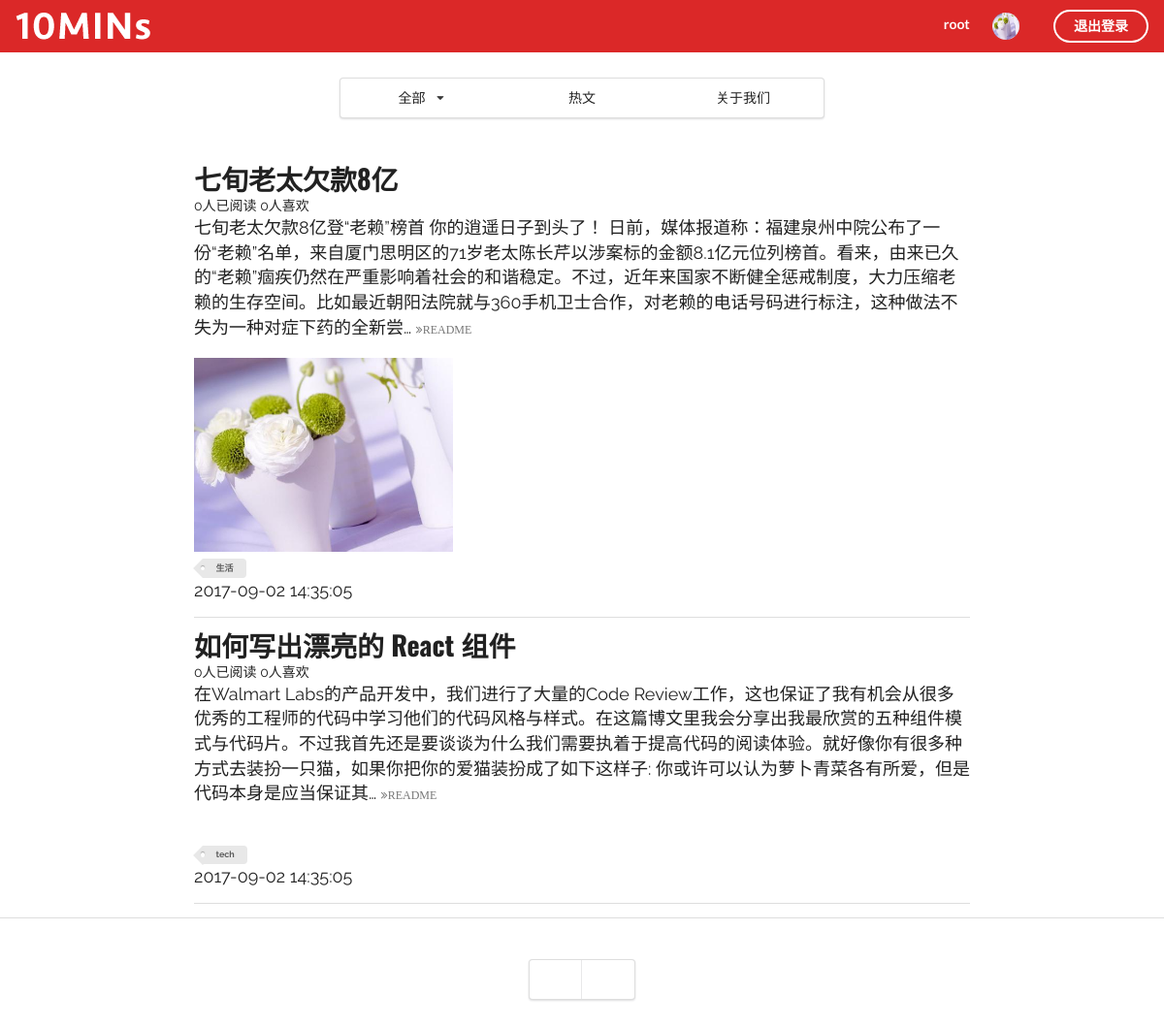
Page /index/ (signed in) on the committed database.
### getExercise/models.py (models this page shows, shortened)
class UserProfile(models.Model):
    belong_to = models.OneToOneField(to=User, related_name='profile')
    profile_image = models.FileField(upload_to='profile_image')

class Article(models.Model):
    headline = models.CharField('标题', null=True, blank=True, max_length=500)
    content = models.TextField('文章正文', null=True, blank=True)
    img = models.CharField('文章附图', null=True, blank=True, max_length=500)
    views = models.IntegerField(default=0)
    favs = models.IntegerField(default=0)
    createtime = models.DateTimeField('创建时间', default=timezone.now)
    TAG_CHOICES = (
        ('知识', 'Tech'),
        ('生活', 'Life'),
    )
    tag = models.CharField(null=True, blank=True, max_length=5, choices=TAG_CHOICES)
    cover = models.FileField(upload_to='cover_image', null=True)

### getExercise/views.py (the view)
# urls.py: url(r'^index/', index, name='index'),
def index(request):
    context = {}
    queryset = request.GET.get('tag')
    if queryset:
        article_list = Article.objects.filter(tag=queryset)
    else:
        article_list = Article.objects.all()
    page_robot = Paginator(article_list, 2)
    page_num = request.GET.get('page')
    try:
        article_list = page_robot.page(page_num)
    except EmptyPage:
        article_list = page_robot.page(page_robot.num_pages)
    except PageNotAnInteger:
        article_list = page_robot.page(1)
    context['article_list'] = article_list
    return render(request, 'index.html', context)

### getExercise/templates/index.html (shortened to what this page needs)
<!DOCTYPE html>
{% load staticfiles %}
<html>
<head>
    <link rel="stylesheet" href="{% static 'css/semantic.css' %}" media="screen" title="no title" charset="utf-8">
</head>
<body>
<div class="ui inverted top fixed menu borderless red menu">
    <div class="header item">
        <div class="ui image">
            <img src="{% static 'images/tenlogo.png' %}" alt="">
        </div>
    </div>
    <div class="right menu">
        {% if request.user.is_authenticated %}
            <div class="item">
                <h5 class="ui inverted header">
                    <span style="margin-right: 20px;">{{ request.user.username }}</span>
                    <div class="ui avatar image">
                        {% if request.user.profile.profile_image %}
                            <img src="/upload/{{ request.user.profile.profile_image }}" alt="">
                        {% else %}
                            <img src="{% static 'images/default.png' %}" alt="">
                        {% endif %}
                    </div>
                </h5>
            </div>
            <div class="item">
                <a href="{% url 'login' %}" class="ui inverted circular button">退出登录</a>
            </div>
        {% endif %}
    </div>
</div>
<div class="ui inverted  container nav">
    <div class="ui three borderless item menu">
        <div class="ui simple dropdown item">
            全部
            <i class="dropdown icon"></i>
        </div>
        <a class="item">
            热文
        </a>
        <a class="item">
            关于我们
        </a>
    </div>
</div>
<div class="ui vertical segment">
    {% for article in article_list %}
        <div class="ui container vertical segment">
            <a href="{% url 'detail' article.id %}">
                <h1 class="ui header">
                    {{ article.headline }}
                </h1>
            </a>
            {{ article.views }}人已阅读
            {{ article.favs }}人喜欢
            <p>
                {{ article.content|truncatechars:200 }}
                <a href="{% url 'detail' article.id %}">
                    <i class="angle tiny double grey right icon">README</i>
                </a>
            </p>
            <div class="image">
                {% if article.cover %}
                    <img src="/upload/{{ article.cover }}" alt="" style="height: 200px; object-fit: cover;">
                {% else %}
                    <img src="{{ article.img }}" alt="" style="height: 200px; object-fit: cover;">
                {% endif %}
            </div>
            <div class="ui mini tag label">
                {{ article.tag }}
            </div>
            <p class="center">
                {{ article.createtime|date:"Y-m-d H:i:s" }}
            </p>
        </div>
    {% endfor %}
</div>
<div class="ui center aligned vertical very padded segment container">
    <div class="ui pagination menu">
        {% if article_list.has_previous %}
            <a href="?page={{ article_list.previous_page_number }}" class="item">
                <i class="icon red left arrow"></i>
            </a>
        {% else %}
            <a href="?page={{ article_list.start_index }}" class="disabled item">
                <i class="icon left arrow"></i>
            </a>
        {% endif %}
        {% if article_list.has_next %}
            <a href="?page={{ article_list.next_page_number }}" class=" item">
                <i class="icon red right arrow"></i>
            </a>
        {% else %}
            <a href="?page={{ article_list.end_index }}" class="disabled item">
                <i class="icon right arrow"></i>
            </a>
        {% endif %}
    </div>
</div>
</body>
</html>

### rows in the picture
Article: headline "七旬老太欠款8亿", views "0", favs "0", content "七旬老太欠款8亿登“老赖”榜首 你的逍遥日子到头了！ 日前，媒体报道称：福建泉州中院公布了一份“老赖”名单，来自厦门思明区的71岁老太陈长芹以涉案标的金额8.1亿元位列榜首。看来，由来已久的“老赖”痼疾仍然在严重影响着社会的和谐稳定。不过，近年来国家不断健全惩戒制度，大力压缩老赖的生存空间。比如最近朝阳法院就与360手机卫士合作，对老赖的电话号码进行标注，这种做法不失为一种对症下药的全新尝…", cover (picture), tag "生活", createtime "2017-09-02 14:35:05"
Article: headline "如何写出漂亮的 React 组件", views "0", favs "0", content "在Walmart Labs的产品开发中，我们进行了大量的Code Review工作，这也保证了我有机会从很多优秀的工程师的代码中学习他们的代码风格与样式。在这篇博文里我会分享出我最欣赏的五种组件模式与代码片。不过我首先还是要谈谈为什么我们需要执着于提高代码的阅读体验。就好像你有很多种方式去装扮一只猫，如果你把你的爱猫装扮成了如下这样子: 你或许可以认为萝卜青菜各有所爱，但是代码本身是应当保证其…", tag "tech", createtime "2017-09-02 14:35:05"

### other values in the picture
{{ request.user.username }} "root"
